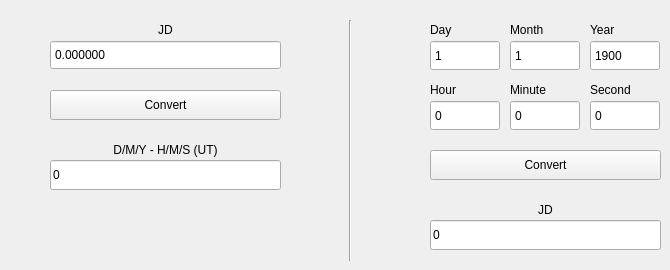
      <widget class="QWidget" name="tab_12">
       <attribute name="title">
        <string>JD - UT Conversion</string>
       </attribute>
       <widget class="QDoubleSpinBox" name="tool_jd_spinbox">
        <property name="geometry">
         <rect>
          <x>50</x>
          <y>40</y>
          <width>231</width>
          <height>30</height>
         </rect>
        </property>
        <property name="buttonSymbols">
         <enum>QAbstractSpinBox::NoButtons</enum>
        </property>
        <property name="prefix">
         <string/>
        </property>
        <property name="decimals">
         <number>6</number>
        </property>
        <property name="maximum">
         <double>26000000.000000000000000</double>
        </property>
       </widget>
       <widget class="QLineEdit" name="tool_date_output">
        <property name="geometry">
         <rect>
          <x>50</x>
          <y>160</y>
          <width>231</width>
          <height>30</height>
         </rect>
        </property>
        <property name="text">
         <string>0</string>
        </property>
        <property name="readOnly">
         <bool>true</bool>
        </property>
       </widget>
       <widget class="QLabel" name="label_86">
        <property name="geometry">
         <rect>
          <x>50</x>
          <y>20</y>
          <width>231</width>
          <height>19</height>
         </rect>
        </property>
        <property name="text">
         <string>JD</string>
        </property>
        <property name="alignment">
         <set>Qt::AlignCenter</set>
        </property>
       </widget>
       <widget class="QLabel" name="label_87">
        <property name="geometry">
         <rect>
          <x>50</x>
          <y>140</y>
          <width>231</width>
          <height>19</height>
         </rect>
        </property>
        <property name="text">
         <string>D/M/Y - H/M/S (UT)</string>
        </property>
        <property name="alignment">
         <set>Qt::AlignCenter</set>
        </property>
       </widget>
       <widget class="QPushButton" name="tool_jd_convert_btn">
        <property name="geometry">
         <rect>
          <x>50</x>
          <y>90</y>
          <width>231</width>
          <height>30</height>
         </rect>
        </property>
        <property name="text">
         <string>Convert</string>
        </property>
       </widget>
       <widget class="Line" name="line_7">
        <property name="geometry">
         <rect>
          <x>290</x>
          <y>20</y>
          <width>121</width>
          <height>241</height>
         </rect>
        </property>
        <property name="orientation">
         <enum>Qt::Vertical</enum>
        </property>
       </widget>
       <widget class="QSpinBox" name="tool_hour_spinbox">
        <property name="geometry">
         <rect>
          <x>430</x>
          <y>100</y>
          <width>70</width>
          <height>31</height>
         </rect>
        </property>
        <property name="buttonSymbols">
         <enum>QAbstractSpinBox::NoButtons</enum>
        </property>
        <property name="maximum">
         <number>23</number>
        </property>
       </widget>
       <widget class="QLabel" name="label_88">
        <property name="geometry">
         <rect>
          <x>590</x>
          <y>80</y>
          <width>70</width>
          <height>19</height>
         </rect>
        </property>
        <property name="sizePolicy">
         <sizepolicy hsizetype="Preferred" vsizetype="Fixed">
          <horstretch>0</horstretch>
          <verstretch>0</verstretch>
         </sizepolicy>
        </property>
        <property name="text">
         <string>Second</string>
        </property>
       </widget>
       <widget class="QLabel" name="label_89">
        <property name="geometry">
         <rect>
          <x>430</x>
          <y>80</y>
          <width>70</width>
          <height>19</height>
         </rect>
        </property>
        <property name="sizePolicy">
         <sizepolicy hsizetype="Preferred" vsizetype="Fixed">
          <horstretch>0</horstretch>
          <verstretch>0</verstretch>
         </sizepolicy>
        </property>
        <property name="text">
         <string>Hour</string>
        </property>
       </widget>
       <widget class="QSpinBox" name="tool_second_spinbox">
        <property name="geometry">
         <rect>
          <x>590</x>
          <y>100</y>
          <width>70</width>
          <height>31</height>
         </rect>
        </property>
        <property name="buttonSymbols">
         <enum>QAbstractSpinBox::NoButtons</enum>
        </property>
        <property name="maximum">
         <number>59</number>
        </property>
       </widget>
       <widget class="QSpinBox" name="tool_minute_spinbox">
        <property name="geometry">
         <rect>
          <x>510</x>
          <y>100</y>
          <width>70</width>
          <height>31</height>
         </rect>
        </property>
        <property name="buttonSymbols">
         <enum>QAbstractSpinBox::NoButtons</enum>
        </property>
        <property name="maximum">
         <number>59</number>
        </property>
       </widget>
       <widget class="QLabel" name="label_90">
        <property name="geometry">
         <rect>
          <x>510</x>
          <y>80</y>
          <width>70</width>
          <height>19</height>
         </rect>
        </property>
        <property name="sizePolicy">
         <sizepolicy hsizetype="Preferred" vsizetype="Fixed">
          <horstretch>0</horstretch>
          <verstretch>0</verstretch>
         </sizepolicy>
        </property>
        <property name="text">
         <string>Minute</string>
        </property>
       </widget>
       <widget class="QLabel" name="label_91">
        <property name="geometry">
         <rect>
          <x>590</x>
          <y>20</y>
          <width>70</width>
          <height>19</height>
         </rect>
        </property>
        <property name="sizePolicy">
         <sizepolicy hsizetype="Preferred" vsizetype="Fixed">
          <horstretch>0</horstretch>
          <verstretch>0</verstretch>
         </sizepolicy>
        </property>
        <property name="text">
         <string>Year</string>
        </property>
       </widget>
       <widget class="QLabel" name="label_92">
        <property name="geometry">
         <rect>
          <x>510</x>
          <y>20</y>
          <width>70</width>
          <height>19</height>
         </rect>
        </property>
        <property name="sizePolicy">
         <sizepolicy hsizetype="Preferred" vsizetype="Fixed">
          <horstretch>0</horstretch>
          <verstretch>0</verstretch>
         </sizepolicy>
        </property>
        <property name="text">
         <string>Month</string>
        </property>
       </widget>
       <widget class="QSpinBox" name="tool_month_spinbox">
        <property name="geometry">
         <rect>
          <x>510</x>
          <y>40</y>
          <width>70</width>
          <height>31</height>
         </rect>
        </property>
        <property name="buttonSymbols">
         <enum>QAbstractSpinBox::NoButtons</enum>
        </property>
        <property name="minimum">
         <number>1</number>
        </property>
        <property name="maximum">
         <number>12</number>
        </property>
       </widget>
       <widget class="QSpinBox" name="tool_year_spinbox">
        <property name="geometry">
         <rect>
          <x>590</x>
          <y>40</y>
          <width>70</width>
          <height>31</height>
         </rect>
        </property>
        <property name="buttonSymbols">
         <enum>QAbstractSpinBox::NoButtons</enum>
        </property>
        <property name="minimum">
         <number>0</number>
        </property>
        <property name="maximum">
         <number>3000</number>
        </property>
        <property name="value">
         <number>1900</number>
        </property>
       </widget>
       <widget class="QSpinBox" name="tool_day_spinbox">
        <property name="geometry">
         <rect>
          <x>430</x>
          <y>40</y>
          <width>70</width>
          <height>31</height>
         </rect>
        </property>
        <property name="buttonSymbols">
         <enum>QAbstractSpinBox::NoButtons</enum>
        </property>
        <property name="minimum">
         <number>1</number>
        </property>
        <property name="maximum">
         <number>31</number>
        </property>
       </widget>
       <widget class="QLabel" name="label_94">
        <property name="geometry">
         <rect>
          <x>430</x>
          <y>20</y>
          <width>70</width>
          <height>19</height>
         </rect>
        </property>
        <property name="sizePolicy">
         <sizepolicy hsizetype="Preferred" vsizetype="Fixed">
          <horstretch>0</horstretch>
          <verstretch>0</verstretch>
         </sizepolicy>
        </property>
        <property name="text">
         <string>Day</string>
        </property>
       </widget>
       <widget class="QPushButton" name="tool_date_convert_btn">
        <property name="geometry">
         <rect>
          <x>430</x>
          <y>150</y>
          <width>231</width>
          <height>30</height>
         </rect>
        </property>
        <property name="text">
         <string>Convert</string>
        </property>
       </widget>
       <widget class="QLineEdit" name="tool_jd_output">
        <property name="geometry">
         <rect>
          <x>430</x>
          <y>220</y>
          <width>231</width>
          <height>30</height>
         </rect>
        </property>
        <property name="text">
         <string>0</string>
        </property>
        <property name="readOnly">
         <bool>true</bool>
        </property>
       </widget>
       <widget class="QLabel" name="label_97">
        <property name="geometry">
         <rect>
          <x>430</x>
          <y>200</y>
          <width>231</width>
          <height>19</height>
         </rect>
        </property>
        <property name="text">
         <string>JD</string>
        </property>
        <property name="alignment">
         <set>Qt::AlignCenter</set>
        </property>
       </widget>
      </widget>
